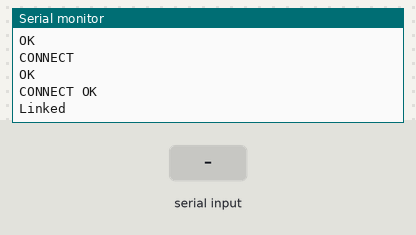
A sketch run on a simulated Arduino Uno, built with avr-gcc and run on an emulated ATmega328P. Shown: the last lines printed to the serial monitor. Inputs (shaded band) come from the test bench. The modem accepts every AT command (registered, SIM ready, sends succeed) and sends nothing else.

Above: at 9.4 s.
9.5 s: "1" received over the second serial link
At 11.4 s:
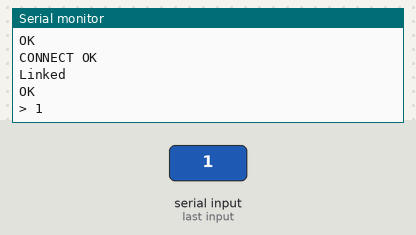
12.5 s: "0" received over the second serial link
At 14.3 s:
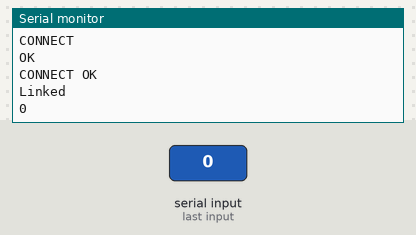
15.0 s: "2" received over the second serial link
At 16.9 s:
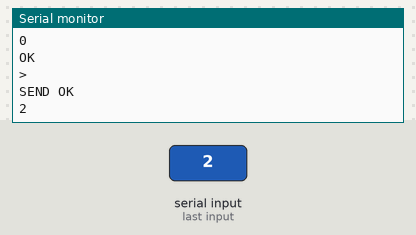

The sketch:

ESP8266_ARDUINO_AT_COMMANDS.ino
```cpp
#include <SoftwareSerial.h>
SoftwareSerial ESPserial(10, 11); // RX | TX


int dogru;
int yanlis;

void setup()
{
    Serial.begin(9600);

    ESPserial.begin(9600);

    Serial.println("");
    Serial.println("çalışıyor");
        delay(2000);
    Serial.println("hazır");
    Serial.println("");

    ESPserial.println("AT+IPR=9600");
        readSerial();

         ESPserial.println("AT+GMR");
         readSerial();

        ESPserial.println("AT");
        readSerial();
        ESPserial.println("AT+CWJAP=\"GHOST\",\"12345678\"");
        readSerial();
        ESPserial.println("AT+CWMODE=1");
        readSerial();
        ESPserial.println("AT+CIPMUX=0");
        readSerial();


}

void loop()
{
        ESPserial.println("AT+CIPSTART=\"TCP\",\"167.71.121.3\",80");
        readSerial();

                ESPserial.println("AT+CIPSEND=49");
        readSerial();
                ESPserial.println("GET /methods/getAllDayTimeSituation.php?key=123");
                //ESPserial.println("GET /methods/getInstantRequest.php?key=123");

        readSerial();
}

void readSerial()
{
        delay(20);//200
     if( ESPserial.available())   {
      String val= ESPserial.readString();
      Serial.println(val);


      }

 }
```

Measured:
- after the input at 9.5 s, the serial monitor: prints a new line after 1.0 s (image 1)
- after the input at 12.5 s, the serial monitor: prints a new line after 1.0 s (image 2)
- after the input at 15.0 s, the serial monitor: prints a new line after 1.0 s (image 3)
